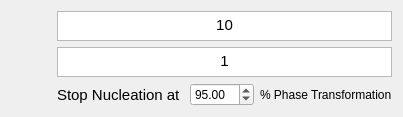
                  <widget class="QWidget" name="tab_6">
                   <attribute name="title">
                    <string>Continuous Nucleation</string>
                   </attribute>
                   <layout class="QGridLayout" name="gridLayout_6">
                    <item row="2" column="2" alignment="Qt::AlignHCenter">
                     <widget class="QDoubleSpinBox" name="doubleSpinBox_NustopIso2D">
                      <property name="decimals">
                       <number>2</number>
                      </property>
                      <property name="minimum">
                       <double>0.000000000000000</double>
                      </property>
                      <property name="maximum">
                       <double>100.000000000000000</double>
                      </property>
                      <property name="singleStep">
                       <double>1.000000000000000</double>
                      </property>
                      <property name="value">
                       <double>95.000000000000000</double>
                      </property>
                     </widget>
                    </item>
                    <item row="2" column="1">
                     <widget class="QLabel" name="label_5">
                      <property name="font">
                       <font>
                        <pointsize>11</pointsize>
                       </font>
                      </property>
                      <property name="text">
                       <string>Stop Nucleation at </string>
                      </property>
                     </widget>
                    </item>
                    <item row="2" column="3">
                     <widget class="QLabel" name="label_2">
                      <property name="text">
                       <string>% Phase Transformation</string>
                      </property>
                     </widget>
                    </item>
                    <item row="0" column="1" colspan="3">
                     <widget class="QTextEdit" name="textEdit_NdotIso2D">
                      <property name="enabled">
                       <bool>true</bool>
                      </property>
                      <property name="maximumSize">
                       <size>
                        <width>16777215</width>
                        <height>30</height>
                       </size>
                      </property>
                      <property name="html">
                       <string>&lt;!DOCTYPE HTML PUBLIC &quot;-//W3C//DTD HTML 4.0//EN&quot; &quot;http://www.w3.org/TR/REC-html40/strict.dtd&quot;&gt;
&lt;html&gt;&lt;head&gt;&lt;meta name=&quot;qrichtext&quot; content=&quot;1&quot; /&gt;&lt;style type=&quot;text/css&quot;&gt;
p, li { white-space: pre-wrap; }
&lt;/style&gt;&lt;/head&gt;&lt;body style=&quot; font-family:'MS Shell Dlg 2'; font-size:10pt; font-weight:400; font-style:normal;&quot;&gt;
&lt;p align=&quot;center&quot; style=&quot; margin-top:0px; margin-bottom:0px; margin-left:0px; margin-right:0px; -qt-block-indent:0; text-indent:0px;&quot;&gt;&lt;span style=&quot; font-family:'Ubuntu'; font-size:11pt;&quot;&gt;10&lt;/span&gt;&lt;/p&gt;&lt;/body&gt;&lt;/html&gt;</string>
                      </property>
                     </widget>
                    </item>
                    <item row="1" column="1" colspan="3">
                     <widget class="QTextEdit" name="textEdit_GtIso2D">
                      <property name="enabled">
                       <bool>true</bool>
                      </property>
                      <property name="maximumSize">
                       <size>
                        <width>16777215</width>
                        <height>30</height>
                       </size>
                      </property>
                      <property name="html">
                       <string>&lt;!DOCTYPE HTML PUBLIC &quot;-//W3C//DTD HTML 4.0//EN&quot; &quot;http://www.w3.org/TR/REC-html40/strict.dtd&quot;&gt;
&lt;html&gt;&lt;head&gt;&lt;meta name=&quot;qrichtext&quot; content=&quot;1&quot; /&gt;&lt;style type=&quot;text/css&quot;&gt;
p, li { white-space: pre-wrap; }
&lt;/style&gt;&lt;/head&gt;&lt;body style=&quot; font-family:'MS Shell Dlg 2'; font-size:10pt; font-weight:400; font-style:normal;&quot;&gt;
&lt;p align=&quot;center&quot; style=&quot; margin-top:0px; margin-bottom:0px; margin-left:0px; margin-right:0px; -qt-block-indent:0; text-indent:0px;&quot;&gt;&lt;span style=&quot; font-family:'Ubuntu'; font-size:11pt;&quot;&gt;1&lt;/span&gt;&lt;/p&gt;&lt;/body&gt;&lt;/html&gt;</string>
                      </property>
                     </widget>
                    </item>
                    <item row="0" column="0">
                     <widget class="QPushButton" name="pushButtonarbit">
                      <property name="maximumSize">
                       <size>
                        <width>16777215</width>
                        <height>30</height>
                       </size>
                      </property>
                      <property name="text">
                       <string/>
                      </property>
                      <property name="icon">
                       <iconset resource="resourceLIST.qrc">
                        <normaloff>:/ndott.png</normaloff>:/ndott.png</iconset>
                      </property>
                      <property name="iconSize">
                       <size>
                        <width>70</width>
                        <height>30</height>
                       </size>
                      </property>
                      <property name="flat">
                       <bool>true</bool>
                      </property>
                     </widget>
                    </item>
                    <item row="1" column="0">
                     <widget class="QPushButton" name="pushButton_2">
                      <property name="maximumSize">
                       <size>
                        <width>16777215</width>
                        <height>30</height>
                       </size>
                      </property>
                      <property name="text">
                       <string/>
                      </property>
                      <property name="icon">
                       <iconset resource="resourceLIST.qrc">
                        <normaloff>:/gt.png</normaloff>:/gt.png</iconset>
                      </property>
                      <property name="iconSize">
                       <size>
                        <width>70</width>
                        <height>30</height>
                       </size>
                      </property>
                      <property name="flat">
                       <bool>true</bool>
                      </property>
                     </widget>
                    </item>
                   </layout>
                  </widget>
